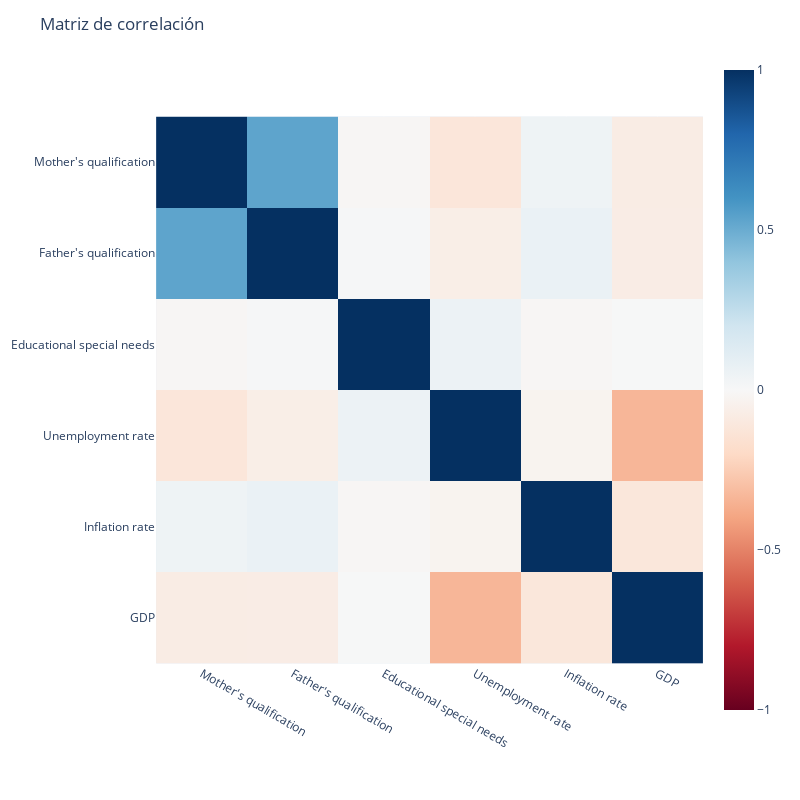

Write notebook code for a chart like this one.
### Markdown cell above
Calcular correlación de Pearson

### Code cell
import plotly.express as px

df_pearson = df_datos_faltantes.iloc[:,0:6].corr()
# df_pearson

fig = px.imshow(df_pearson,
                x=df_pearson.columns,
                y=df_pearson.columns,
                color_continuous_scale='RdBu',
                zmin=-1,
                zmax=1)

fig.update_layout(width=800, height=800, title="Matriz de correlación")

fig.show()

### Figure 1 — Plotly figure (JSON) as saved in the notebook; plotly's stock layout.template omitted (floating-point values rounded to 4 significant figures)
{"data": [{"coloraxis": "coloraxis", "hovertemplate": "x: %{x}<br>y: %{y}<br>color: %{z}<extra></extra>", "name": "0", "type": "heatmap", "x": ["Mother's qualification", "Father's qualification", "Educational special needs", "Unemployment rate", "Inflation rate", "GDP"], "xaxis": "x", "y": ["Mother's qualification", "Father's qualification", "Educational special needs", "Unemployment rate", "Inflation rate", "GDP"], "yaxis": "y", "z": [[1, 0.5311, -0.01223, -0.1188, 0.04755, -0.07829], [0.5311, 1, 0.01181, -0.06512, 0.06949, -0.07513], [-0.01223, 0.01181, 1, 0.05617, -0.01373, 0.003856], [-0.1188, -0.06512, 0.05617, 1, -0.03203, -0.3362], [0.04755, 0.06949, -0.01373, -0.03203, 1, -0.116], [-0.07829, -0.07513, 0.003856, -0.3362, -0.116, 1]]}], "layout": {"coloraxis": {"cmax": 1, "cmin": -1, "colorscale": [[0, "rgb(103,0,31)"], [0.1, "rgb(178,24,43)"], [0.2, "rgb(214,96,77)"], [0.3, "rgb(244,165,130)"], [0.4, "rgb(253,219,199)"], [0.5, "rgb(247,247,247)"], [0.6, "rgb(209,229,240)"], [0.7, "rgb(146,197,222)"], [0.8, "rgb(67,147,195)"], [0.9, "rgb(33,102,172)"], [1, "rgb(5,48,97)"]]}, "height": 800, "margin": {"t": 60}, "title": {"text": "Matriz de correlación"}, "width": 800, "xaxis": {"anchor": "y", "constrain": "domain", "domain": [0, 1], "scaleanchor": "y"}, "yaxis": {"anchor": "x", "autorange": "reversed", "constrain": "domain", "domain": [0, 1]}}}
